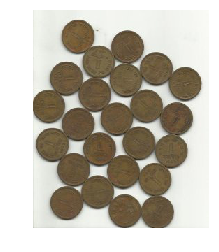
#> input picture Lab08 - Watershed/sample.jpg, 219 x 252 px, given in place of relogio.tif, which was not available
$ jupyter execute --allow-errors lab01_carlos_e_guilherme.ipynb
#> lines starting #> are read from the running program, lines starting #| are printed output that depends on the picture; after the words box and inside, x2 and y2 are one past the last pixel; in counts of white or black regions, pixels touching at a corner belong together; pictures that were not available may be replaced by others from this repository, and a replacement may not be noted
[cell 1]
# type your code here
# Python code to read image
import cv2
import matplotlib.pyplot as plt
import numpy as np

img = cv2.imread("relogio.tif", cv2.IMREAD_GRAYSCALE)
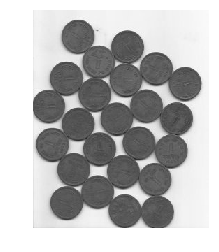
#> img: shape (252, 219); min 31, max 255, mean 184.2
linhas = img.shape[0]
#> linhas = 252
colunas = img.shape[1]
#> colunas = 219

resolucao = int(input('\nEscolha uma resolução: '))
#> the answer given: 1

new_lin = round((float)((linhas * resolucao) / 1250.0) - 0.5)
#> new_lin = 0
new_col = round((float)((colunas * resolucao) / 1250.0) - 0.5)
#> new_col = 0

img2 = np.zeros((new_lin + 1,new_col + 1))
#> img2 = [0]

#> (the rest of this cell did not finish here and is left out)

[cell 2]
# type your code here
# Python code to read image
import cv2
import matplotlib.pyplot as plt
import numpy as np

# Função: imread ( nome da imagem, [1=cor, 0=grayscape, -1=alpha])
# Cada coluna da imagem é armazenada em um subvetor, onde cada coluna é uma posição
img = cv2.imread('ctskull-256.tif', cv2.IMREAD_GRAYSCALE)
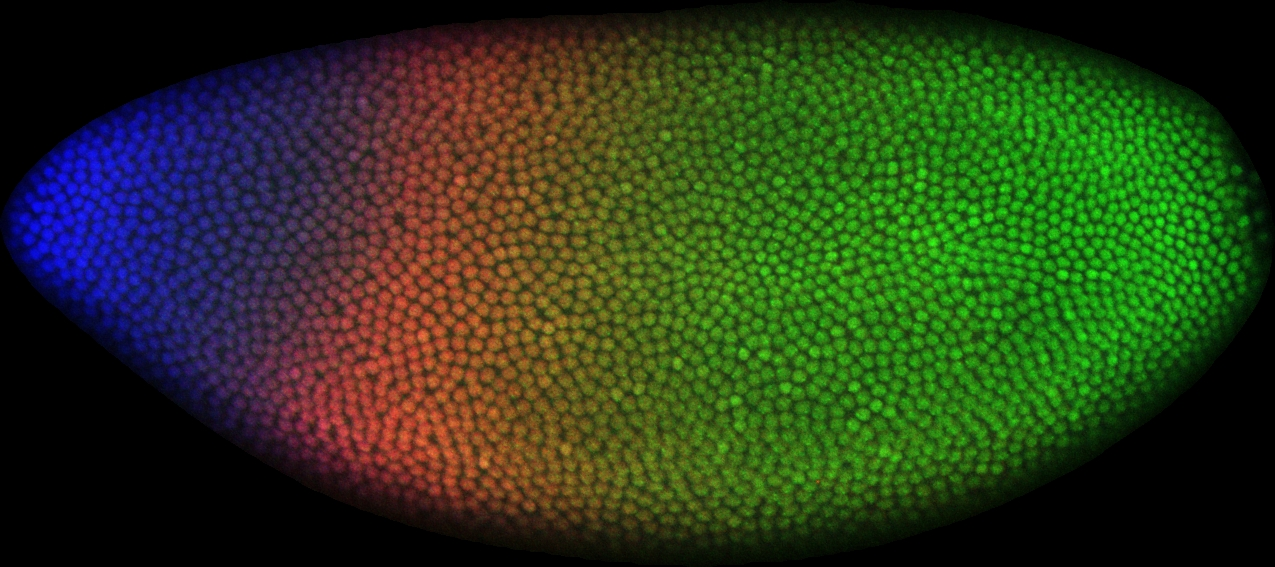
#> input picture Lab08 - Watershed/image.jpg, 1275 x 567 px, given in place of ctskull-256.tif, which was not available
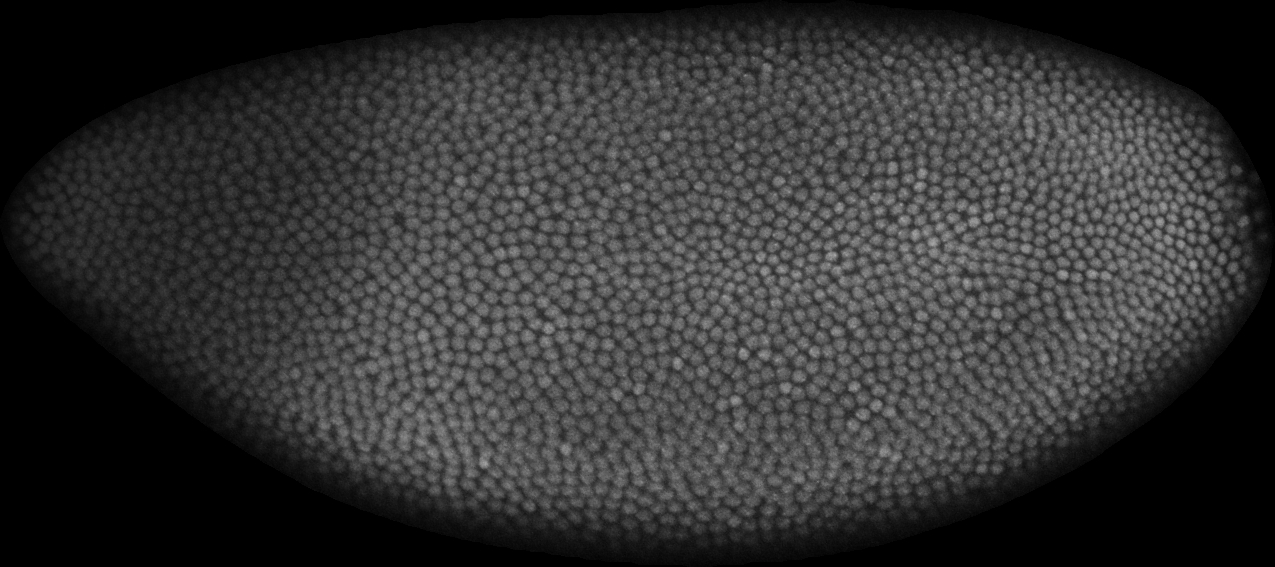
#> img: shape (567, 1275); min 0, max 166, mean 50

linhas = img.shape[0]
#> linhas = 567
colunas = img.shape[1]
#> colunas = 1275

bits = int(input('\nEscolha o número de bits: '))
#> the answer given: 1

img2 = np.zeros((linhas, colunas))

x = (int)(1)
i = (int)(0)

x = (int)(2 ** bits)

i = (int)(0)

y = (int)(256 / x)

inc = (float)(256.0 / (x - 1.0))

while(i < linhas):

    j = (int)(0)

    while(j < colunas):

        img2[i,j] = round(inc * (int)(img[i,j] / y))

        j = (int)(j + 1)

    i = (int)(i + 1)
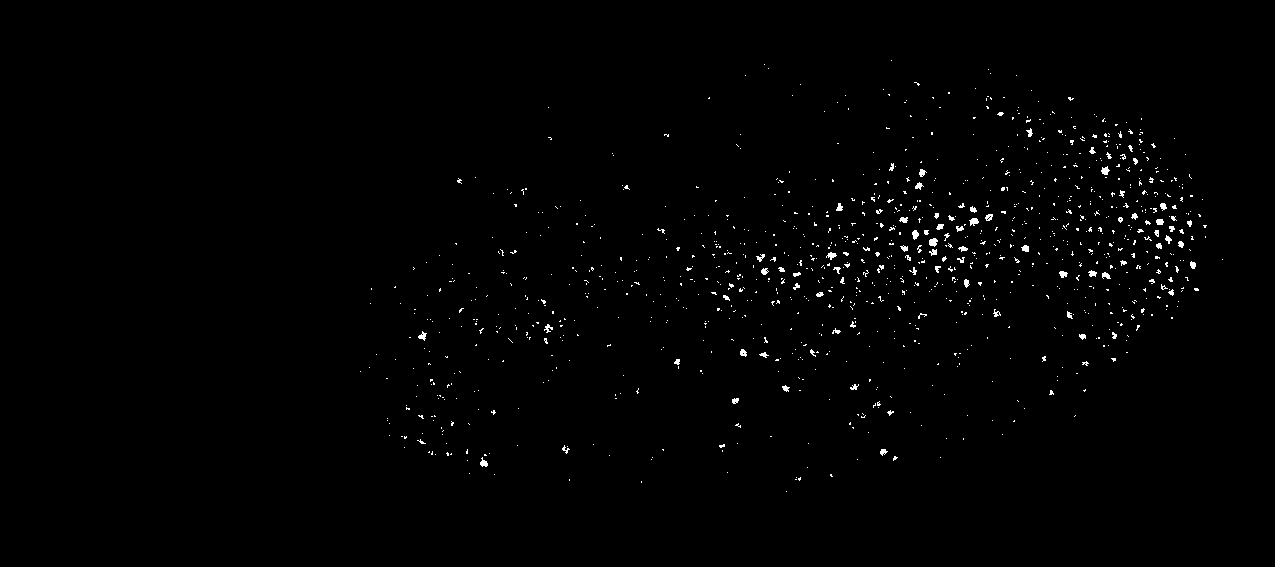
#> img2: shape (567, 1275) float64; values 0 (black) and 256 (white), 0.84% white in thin lines or dots, all inside (x1, y1, x2, y2) = (360, 60, 1223, 492)

plt.imshow(img2, cmap='gray', vmin=0, vmax=255)
print('Imagem com ', bits, 'bits por pixel:')
print('com a resolução de : ', img2.shape)
#| com a resolução de :  (567, 1275)
